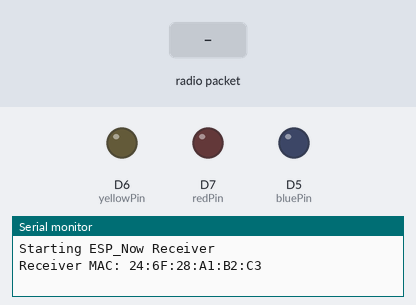
A sketch run on a simulated ESP8266 (Wemos D1 mini). Shown: output pins drawn as LEDs (lit = HIGH), the last lines printed to the serial monitor. The inputs (shaded band) are chosen by the test bench.

Above: at 1.2 s.
1.3 s: radio packet "1" arrives
At 1.7 s:
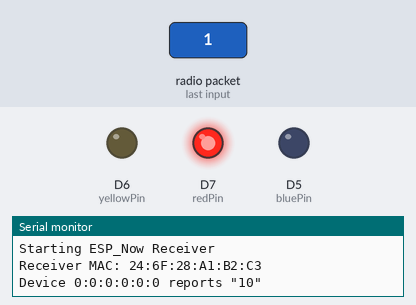
2.8 s: radio packet "0" arrives
At 4.0 s:
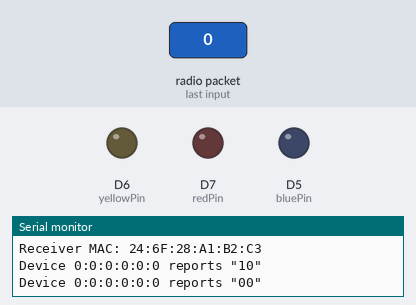
4.3 s: radio packet "2" arrives
At 5.2 s:
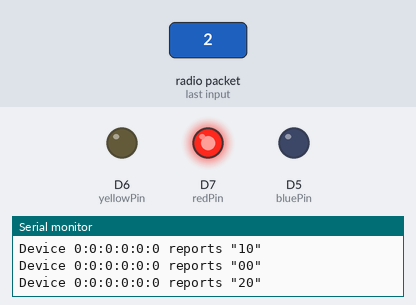
Timing chart, 0 to 7.3 s (numbered marks = the images above; inputs shaded):
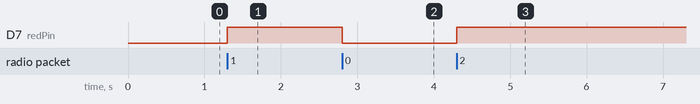

Measured:
- after the input at 1.3 s, D7 (redPin): LOW → HIGH at once
- after the input at 2.8 s, D7 (redPin): HIGH → LOW at once
- after the input at 4.3 s, D7 (redPin): LOW → HIGH at once

The sketch:

sensorReceive.ino
```cpp
/*
 * Receives a C struct from another ESP8266 using ESP-NOW
 * NOTE: Security is not set in this example
 *
 * Rev 1-4 Implements ESP-NOW "Hello World"
 * Rev 5   Implements sensor messages and LEDs
 *
 * Frank Milburn, April 2018
 * Tested with Arduino 1.8.4 and Wemos D1 mini
 *
 * Based on code from the following:
 * https://github.com/SensorsIot/ESP-Now-Tests by Andreas Spiess
 * https://github.com/HarringayMakerSpace/ESP-Now by Anthony Elder
 */
#include <ESP8266WiFi.h>
extern "C" {
#include <espnow.h>
}

String senderMAC;                                                              // sender's MAC
#define WIFI_CHANNEL 1                                                         // Set channel from 1 to 14 (same as sender)

// Set up a struct to store the text and numbers that will be sent - use packed for the smallest possible alignment for bytes
// The sending ESP(s) must also have this structure.

#define MSG_LEN 40
struct __attribute__((packed)) MSG {
  char text[MSG_LEN];
  unsigned long value;
  unsigned int led;
} msg;
int msgSize = sizeof(msg);                                                      // NOTE:  must be less than 250 bytes!

volatile boolean haveMsg = false;                                               // Volatile flag when new msg is received
unsigned int redPin = D7;
unsigned int yellowPin = D6;
unsigned int bluePin = D5;
boolean redLED = false;
boolean yellowLED = false;
boolean blueLED = false;

void setup() {
  Serial.begin(115200);
  Serial.println("\nStarting ESP_Now Receiver");

  WiFi.mode(WIFI_AP);                                                           // AP - cannot put radio to sleep
  Serial.print("Receiver MAC: ");
  Serial.println(WiFi.macAddress());
  Serial.println("");

   pinMode(redPin, OUTPUT);
   digitalWrite(redPin, LOW);
   pinMode(yellowPin, OUTPUT);
   digitalWrite(redPin, LOW);
   pinMode(bluePin, OUTPUT);
   digitalWrite(bluePin, LOW);

  if (esp_now_init() != 0) {                                                    // Halt execution if init failed
    Serial.println("ESP-NOW init failed");
    while(1);
  }
  esp_now_set_self_role(ESP_NOW_ROLE_SLAVE);                                    // slave is receiver only
  esp_now_register_recv_cb([](uint8_t *mac, uint8_t *data, uint8_t len) {       // call back (interrupt) when
    senderMAC = "";                                                             // message is received stores
    for (int i = 0; i < 6; i++){                                                // the sender's MAC
      senderMAC += String(mac[i], HEX);
      if (i < 5){
        senderMAC += ":";
      }
    }
    memcpy(&msg, data, sizeof(msg));                                            // call back also stores the msg
    haveMsg = true;                                                             // flag that msg was received
  });
}

void loop() {
  if (haveMsg == true){                                                         // If a msg has been received
    Serial.print("Device ");                                                    // print the MAC and the msg
    Serial.print(senderMAC);
    Serial.print(" reports \"");
    Serial.print(msg.text);
    Serial.print(msg.value);
    Serial.println("\"");

    switch (msg.led){
      case 0:                                                                   // red LED
        redLED = !redLED;
        digitalWrite(redPin, redLED);
        break;
      case 1:                                                                   // yellow LED
        yellowLED = !yellowLED;
        digitalWrite(yellowPin, yellowLED);
        break;
      case 2:                                                                   // blue LED
        blueLED = !blueLED;
        digitalWrite(bluePin, blueLED);
        break;
    }

    haveMsg = false;                                                           // and set the msg flag to false
  }
}
```
